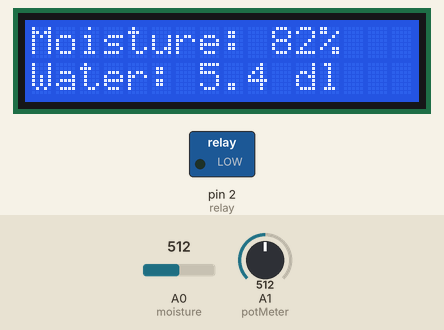
Simulated run of this program. Board: Arduino Uno, built with avr-gcc and run on an emulated ATmega328P. Parts: 16×2 character LCD, switched loads named in the program (green lamp = pin HIGH). The inputs (shaded band) are chosen by the test bench; at power-on: A0 (moisture) = 512, A1 (potMeter) = 512. What the program prints to the serial monitor is not drawn.

Above: at 1.2 s.
1.3 s: A0 (moisture) set to 716
At 2.9 s:
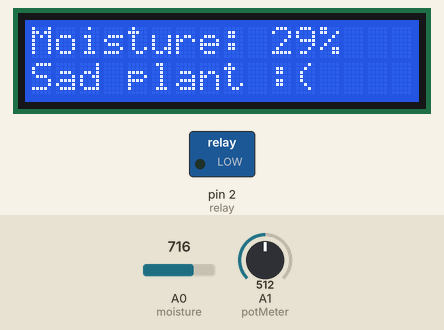
3.3 s: A1 (potMeter) set to 716
At 4.94 s:
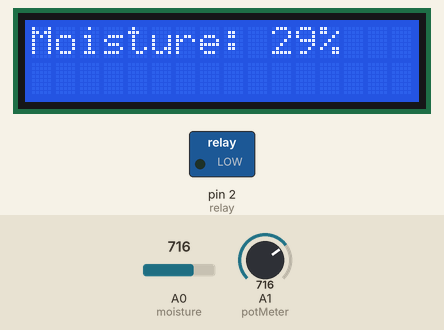
6.3 s: A0 (moisture) set to 900
At 7.6 s:
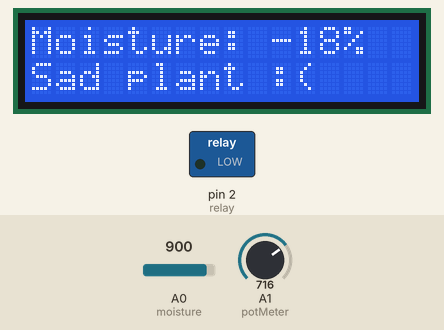
7.9 s: A1 (potMeter) set to 900
At 8.9 s:
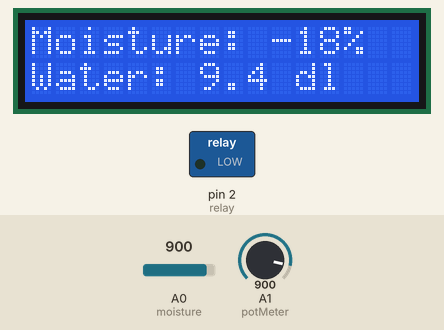
10.9 s: A0 (moisture) set to 1023
At 11.3 s:
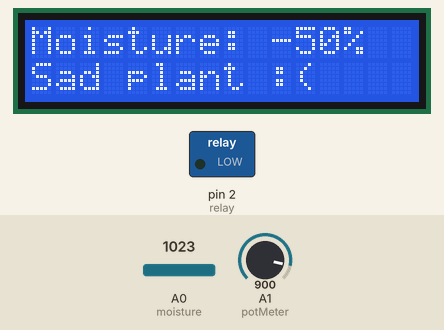
12.5 s: A1 (potMeter) set to 1023
At 13.6 s:
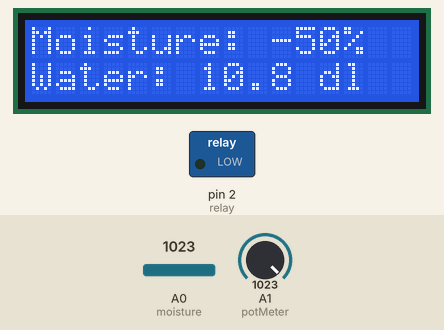
Timing chart, 0 to 61.5 s (numbered marks = the images above; inputs shaded):
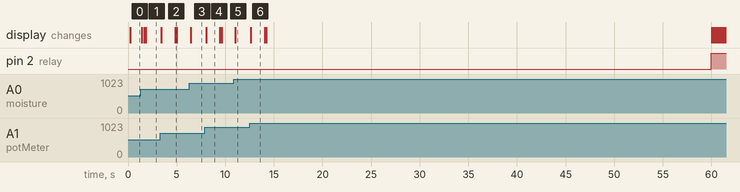

The program:

main.cpp
```cpp
/**
 *
 * GreenThumb V1.2 - Automatic Irrigation System for Arduino
 *
 * - Automatically waters plants with a 5v waterpump and a soil moisture sensor.
 * - Displays moisture content, plant status and water volume on 16x2 LCD
 * - User adjustable water volume
 *
 * @ Author: Kai Ruben Enerhaugen
 * @ Create Time: 2024-07-22
 * @ Modified by: Kai Ruben Enerhaugen
 * @ Modified time: 2024-08-24
 */


#include <Arduino.h>
#include <LiquidCrystal_I2C.h>

// Init LCD object
LiquidCrystal_I2C lcd(0x27, 16, 2);

// IN and OUT pins
#define moisture A0
#define potMeter A1
#define relay 2

// Moisture calibration and settings
#define wet 440                   // Sensor value when wet
#define dry 828                   // Sensor value when dry
#define moistureThreshold 20      // Minimum allowed humidity in %
#define pumpConstant 0.18         // Pump capacity constant (dl/s)
unsigned long waterAmount = 0;    // Amount of water to be pumped


// Delays
#define measureFrequency 60000    // Frequency of moisture measurement in milliseconds (default 600000)
#define interval 200              // LCD update frequency (default 200)
#define settingsDelay 1500        // Time to display settings in milliseconds (default 1500)

// Timers
unsigned long prevDisplayTime = 0;
unsigned long prevPumpTime = 0;
unsigned long prevMenuTime = 0;
unsigned long prevMeasureTime = 0;
unsigned long currentPotVal = 0;
unsigned long previousPotVal = 0;

// Status variables
bool pumpRunning = false;
bool pumpReady = true;
bool settingsActive = false;
bool plantHappy;

// Graphics
int dotCount; // Used for heart animation

// Custom characters
byte Heart[] = {
  B00000,
  B01010,
  B11111,
  B11111,
  B01110,
  B00100,
  B00000,
  B00000
};
byte Smile[] = {
  0b00000,
  0b00000,
  0b01010,
  0b00000,
  0b10001,
  0b01110,
  0b00000,
  0b00000
  };

/**
 * Update display
 */
void updateDisplay() {

  //TODO Implement into main loop

  unsigned long currentMillis = millis();

  // Read sensor and pot
  int soilVal = analogRead(moisture);
  int percentHumidity = map(soilVal, wet, dry, 100, 0);
  currentPotVal = int(analogRead(potMeter));

  // Set menu active if knob is turned
  if (abs(currentPotVal - previousPotVal) >= 100) {
    previousPotVal = currentPotVal;
    settingsActive = true;
    prevMenuTime = currentMillis;
  }

  // LCD refresh loop
  if (currentMillis - prevDisplayTime >= interval) {
    prevDisplayTime = currentMillis;

    // Display current moisture content
    lcd.setCursor(0, 0);
    lcd.print("Moisture: ");
    lcd.setCursor(10, 0);
    lcd.print("      ");
    lcd.setCursor(10, 0);
    lcd.print(percentHumidity);
    lcd.print("%");

    // Display plant health
    if (plantHappy && !settingsActive) {
      lcd.setCursor(0, 1);
      lcd.print("Happy plant ");
      lcd.write(1);
    }
    if (!plantHappy && !pumpRunning && !settingsActive) {
      lcd.setCursor(0, 1);
      lcd.print("Sad plant :(    ");
    }

    // Display heart animation when pump is running
    if (pumpRunning && !settingsActive) {
      lcd.setCursor(0, 1);
      lcd.print("Watering ");

      dotCount = (dotCount + 1) % 4;
      for (int i = 0; i < dotCount+1; i++) {
        if (i >= 3) {
          lcd.setCursor(8, 1);
          lcd.print("      ");
          lcd.setCursor(8, 1);
        }
        else {
          lcd.write(0);
          lcd.print(" ");
        }
      }
    }

    // Show settings menu
    if (settingsActive) {
      lcd.setCursor(0, 1);
      lcd.print("Water: ");
      lcd.print((waterAmount/1000)*pumpConstant, 1);
      lcd.print(" dl ");

      // Hide settings menu after a set delay
      if (settingsActive && (currentMillis - prevMenuTime >= settingsDelay)) {
        prevMenuTime = currentMillis;
        lcd.setCursor(0, 1);
        lcd.print("                ");
        settingsActive = false;
      }
    }
  }
}

/** Timer
 * @param timer Timer iterator
 * @param time Delay in milliseconds
 *
 * @return true, if time has passed
 */
bool timeElapsed(unsigned long &timer, unsigned long time) {
  unsigned long currentMillis = millis();

  if (currentMillis - timer >= time) {
    timer = currentMillis;
    return true;
  }
  return false;
}

// Setup
void setup() {
  // Serial init
  Serial.begin(9600);

  // Prepare pins
  pinMode(moisture, INPUT);
  pinMode(potMeter, INPUT);
  pinMode(relay, OUTPUT);
  digitalWrite(relay, LOW);

  // LCD Setup
  lcd.init();
  lcd.backlight();
  lcd.createChar(0, Heart);
  lcd.createChar(1, Smile);
}

void loop() {
  // Read moisture sensor and pot
  int percentHumidity = map(analogRead(moisture), wet, dry, 100, 0);
  waterAmount = map(analogRead(potMeter), 0, 1023, 0, 60000);

  // Check if watering is needed in intervals set by 'measureFrequency'
  if (timeElapsed(prevMeasureTime, measureFrequency)) {
    Serial.println("Measuring...");

    // Start pump if moisture threshold i reached
    if (!pumpRunning && percentHumidity <= moistureThreshold) {
      digitalWrite(relay, HIGH);  // Start pump
      pumpRunning = true;         // Set pump status
      plantHappy = false;
      prevPumpTime = millis();    // Start pump timer
      Serial.println("Start Pump...");
    }
    else {
      plantHappy = true;
    }
  }

  // Stop the pump when set volume of water has been added
  if (pumpRunning && timeElapsed(prevPumpTime, waterAmount)) {
    digitalWrite(relay, LOW);   // Stop pump
    pumpRunning = false;        // Set pump status
    Serial.println("Stop Pump...");
  }

  updateDisplay();
}
```

Measured:
- after the input at 3.3 s, the display: first changes after 0.14 s (image 2 shows a later state)
- after the input at 6.3 s, the display: changes after 0.14 s (image 3)
- after the input at 7.9 s, the display: changes after 0.14 s (image 4)
- after the input at 10.9 s, the display: changes after 0.14 s (image 5)
- after the input at 12.5 s, the display: changes after 0.14 s (image 6)
- what the display in image 4 shows lasts 1.5 s, from 8.0 s to 9.5 s
